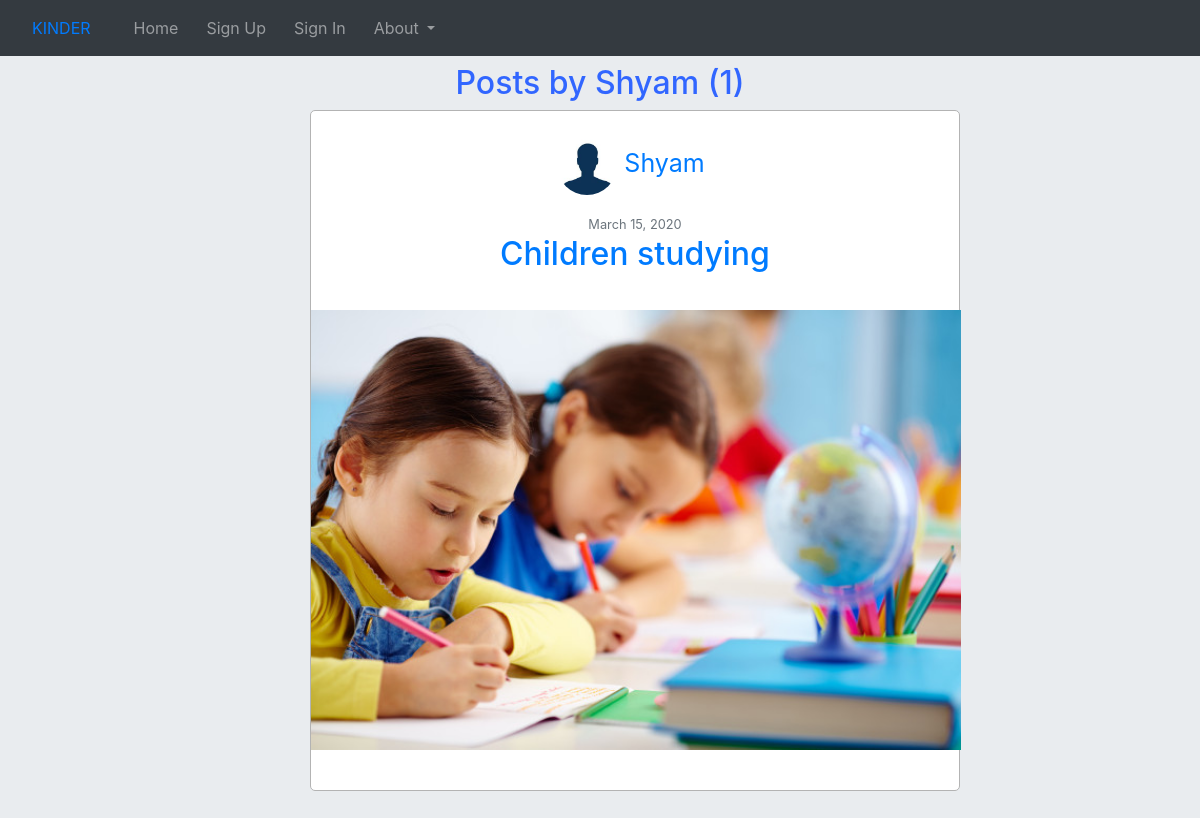
The app's page /home/user/Shyam with its own data.
### second/models.py (models this page shows, shortened)
class Post(models.Model):
    title = models.CharField(max_length=100)
    content = models.TextField(blank=True)
    photo = models.ImageField(upload_to='posts', blank=True)
    date_posted = models.DateTimeField(default=timezone.now)
    author = models.ForeignKey(User, on_delete=models.CASCADE)
    class Meta:
        ordering = ["-date_posted"]

class Profile(models.Model):
    user = models.OneToOneField(User, on_delete=models.CASCADE)
    image = models.ImageField(default='default.jpg', upload_to='profile_pics')

### second/views.py (the view)
# urls.py: path('user/<str:username>', UserPostListView.as_view(), name='user-posts'),
class UserPostListView(ListView):
    model = Post
    template_name = 'user_posts.html'
    context_object_name = 'posts'
    paginate_by = 4
    def get_queryset(self):
        user = get_object_or_404(User, username=self.kwargs.get('username'))
        return Post.objects.filter(author=user).order_by('-date_posted')

### second/templates/user_posts.html (shortened to what this page needs)
{% extends "base1.html" %}
{% block base2 %}
<div class="jumbotron">
<center>
    <h1 style='font-size:200%;color:#3166ff;'>Posts by {{ view.kwargs.username }} ({{ page_obj.paginator.count }})</h1>
    {% for post in posts %}
    <div style="margin-left: 70px;background-color:white;border-style:solid;border-radius:5px;border-width:1px;border-color:#b3b3b3;width:650px;" name='posts'>
    <br>
        <p style='font-size:25px;'><img class="rounded-circle article-img" src="{{ post.author.profile.image.url }}" onerror="this.style.display='none'"  height = "60px", width="60px">
              <a class="mr-2" href="{% url 'user-posts' post.author.username %}">{{ post.author }}</a></p>
              <small class="text-muted">{{ post.date_posted|date:"F d, Y" }}</small>
            <h2><a class="article-title" href="{% url 'post-detail' post.id %}">{{ post.title }}</a></h2>
        <img id='posting' style="width: 650px; height: 500px;padding-top: 20px; padding-bottom: 40px;" src="/media/{{post.photo}}" onerror="this.style.display='none'">
        </div>
        <br>
    {% endfor %}
    </center>
{% endblock %}

### second/templates/base1.html (shortened to what this page needs)
<!DOCTYPE html>
<html lang="en">
<head>
    {% load static %}
    <link rel="stylesheet" href="{% static 'bootstrap/css/bootstrap.min.css' %}" type="text/css">
    <link rel="stylesheet" href="{% static 'second.css' %}" type="text">
</head>
<body>
    <div class="container">
        <nav class="navbar navbar-expand-lg fixed-top navbar-dark bg-dark">
            <a class="nav-link" href="{% url 'index' %}" style="padding-right: 20px;">KINDER </a>
            <div class="container">
                <div class="collapse navbar-collapse" id="navbarSupportedContent">
                    <ul class="navbar-nav mr-auto">
                        {% if user.is_authenticated %}
                            <li class="nav-item">
                                <a class="nav-link" href="{% url 'home' %}" style="padding-right: 20px;">Home <span
                                    class="sr-only">(current)</span></a>
                            </li>
                            <li class="nav-item">
                                <a class="nav-link" href="{% url 'profile' %}" style="padding-right: 20px;">Profile</a>
                            </li>
                            <li class="nav-item">
                                <a class='btn btn-outline-danger' href="{% url 'logout' %}">Log Out</a>
                            </li>
                        {% else %}
                            <li class="nav-item">
                                <a class="nav-link" href="{% url 'index' %}" style="padding-right: 20px;">Home </a>
                            </li>
                            <li class="nav-item">
                                <a class="nav-link" href="{% url 'signup' %}" style="padding-right: 20px;">Sign Up</a>
                            </li>
                            <li class="nav-item">
                                <a class="nav-link" href="{% url 'login' %}" style="padding-right: 20px;">Sign In</a>
                            </li>
                            <li class="nav-item dropdown">
                                <a class="nav-link dropdown-toggle" href="#" id="navbarDropdown" role="button"
                                    data-toggle="dropdown" aria-haspopup="true" aria-expanded="false">
                                    About
                                </a>
                            </li>
                        {% endif %}
                    </ul>
                </div>
            </div>
        </nav>
    </div>
    {% block base2 %}
    {% endblock %}
    </div>
</body>
</html>

### records on screen
Post: author.profile.image (placeholder picture), author "Shyam", date_posted "March 15, 2020", title "Children studying", photo (picture)

### other values on screen
{{ view.kwargs.username }} "Shyam"
{{ page_obj.paginator.count }} "1"
